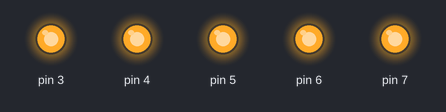
This sketch was run on a simulated Arduino Uno, built with avr-gcc and run on an emulated ATmega328P. On the bench: output pins drawn as LEDs (lit = HIGH).

Above: at 0.15 s.
At 0.75 s:
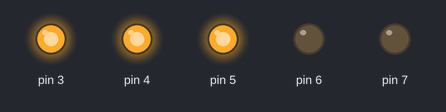
At 1.05 s:
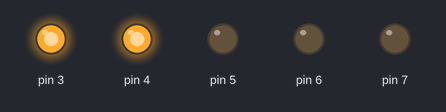
At 1.35 s:
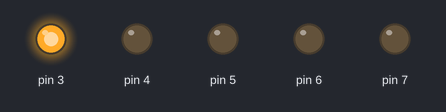
At 2.25 s:
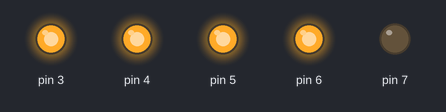
At 3.45 s:
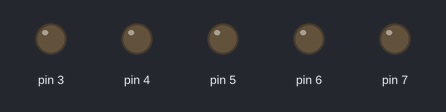
Timing chart, 0 to 4.1 s (numbered marks = the images above):
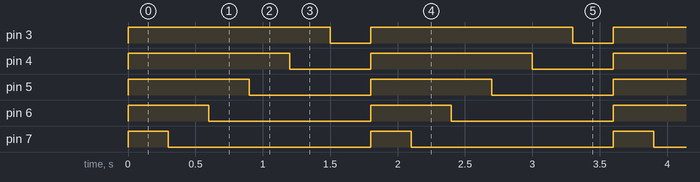

The sketch:

sketch_jun24e.ino
```cpp
 int Led1=3;
  int Led2=4;
  int Led3=5;
  int Led4=6;
  int Led5=7;
void style_1(void) {
  unsigned char j;
  for (j=3;j<=7;j++)
  digitalWrite(j,HIGH);
  delay(300);
  for (j=7;j>=3;j--){
    digitalWrite(j,LOW);
    delay(300);
    }

}
void setup(){
  unsigned char i;
  for (i=3;i<=7;i++)
  pinMode(i,OUTPUT );

}

void loop() {

style_1();
}
```

Measured:
- by itself, pin 3: alternates HIGH for 1.5 s and LOW for 0.30 s
- by itself, pin 4: alternates HIGH for 1.2 s and LOW for 0.60 s
- by itself, pin 5: alternates HIGH for 0.90 s and LOW for 0.90 s
- by itself, pin 6: alternates HIGH for 0.60 s and LOW for 1.2 s
- by itself, pin 7: alternates HIGH for 0.30 s and LOW for 1.5 s
